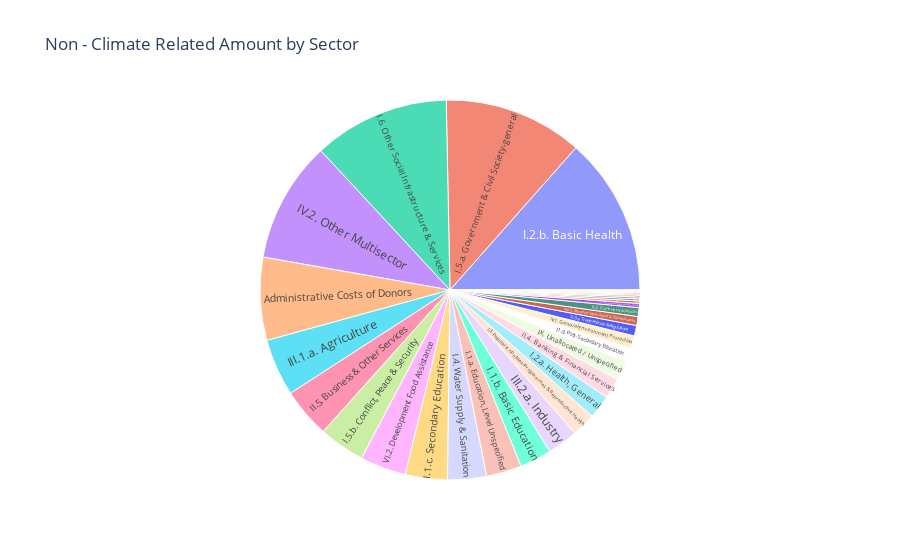

The code cell stored with this chart in its notebook:
### Code cell
fig_sunburst = px.sunburst(test_df, path=['Sector'], values='non_clim', title='Non - Climate Related Amount by Sector')
fig_sunburst.show()

### Figure 1 — Plotly figure (JSON) as saved in the notebook; plotly's stock layout.template omitted (floating-point values rounded to 4 significant figures)
{"data": [{"branchvalues": "total", "domain": {"x": [0, 1], "y": [0, 1]}, "hovertemplate": "labels=%{label}<br>non_clim=%{value}<br>parent=%{parent}<br>id=%{id}<extra></extra>", "ids": ["Administrative Costs of Donors", "I.1.a. Education, Level Unspecified", "I.1.b. Basic Education", "I.1.c. Secondary Education", "I.1.d. Post-Secondary Education", "I.2.a. Health, General", "I.2.b. Basic Health", "I.2.c. Non-communicable diseases (NCDs)", "I.3. Population Policies/Programmes & Reproductive Health", "I.4. Water Supply & Sanitation", "I.5.a. Government & Civil Society-general", "I.5.b. Conflict, Peace & Security", "I.6. Other Social Infrastructure & Services", "II.1. Transport & Storage", "II.2. Communications", "II.3.a. Energy Policy", "II.3.b. Energy generation, renewable sources", "II.3.c. Energy generation, non-renewable sources", "II.3.d. Hybrid energy plants", "II.3.f. Energy distribution", "II.4. Banking & Financial Services", "II.5. Business & Other Services", "III.1.a. Agriculture", "III.1.b. Forestry", "III.1.c. Fishing", "III.2.a. Industry", "III.2.b. Mineral Resources & Mining", "III.2.c. Construction", "III.3.a. Trade Policies & Regulations", "III.3.b. Tourism", "IV.1. General Environment Protection", "IV.2. Other Multisector", "IX. Unallocated / Unspecified", "VI.2. Development Food Assistance", "VIII.1. Emergency Response", "VIII.2. Reconstruction Relief & Rehabilitation", "VIII.3. Disaster Prevention & Preparedness"], "labels": ["Administrative Costs of Donors", "I.1.a. Education, Level Unspecified", "I.1.b. Basic Education", "I.1.c. Secondary Education", "I.1.d. Post-Secondary Education", "I.2.a. Health, General", "I.2.b. Basic Health", "I.2.c. Non-communicable diseases (NCDs)", "I.3. Population Policies/Programmes & Reproductive Health", "I.4. Water Supply & Sanitation", "I.5.a. Government & Civil Society-general", "I.5.b. Conflict, Peace & Security", "I.6. Other Social Infrastructure & Services", "II.1. Transport & Storage", "II.2. Communications", "II.3.a. Energy Policy", "II.3.b. Energy generation, renewable sources", "II.3.c. Energy generation, non-renewable sources", "II.3.d. Hybrid energy plants", "II.3.f. Energy distribution", "II.4. Banking & Financial Services", "II.5. Business & Other Services", "III.1.a. Agriculture", "III.1.b. Forestry", "III.1.c. Fishing", "III.2.a. Industry", "III.2.b. Mineral Resources & Mining", "III.2.c. Construction", "III.3.a. Trade Policies & Regulations", "III.3.b. Tourism", "IV.1. General Environment Protection", "IV.2. Other Multisector", "IX. Unallocated / Unspecified", "VI.2. Development Food Assistance", "VIII.1. Emergency Response", "VIII.2. Reconstruction Relief & Rehabilitation", "VIII.3. Disaster Prevention & Preparedness"], "name": "", "parents": ["", "", "", "", "", "", "", "", "", "", "", "", "", "", "", "", "", "", "", "", "", "", "", "", "", "", "", "", "", "", "", "", "", "", "", "", ""], "type": "sunburst", "values": [616.5, 262.2, 236.4, 312.1, 102.6, 173.6, 1177.0, 30.85, 176.5, 289.3, 1035.0, 342.7, 1012.0, 13.29, 65.43, 3.255, 3.873, 4.351, 0, 8.972, 154.0, 369.6, 424.8, 8.325, 15.65, 228.5, 18.02, 0.5147, 77.69, 3.91, 94.8, 901.4, 144.6, 342.2, 12.52, 66.53, 6.19]}], "layout": {"legend": {"tracegroupgap": 0}, "title": {"text": "Non - Climate Related Amount by Sector"}}}
